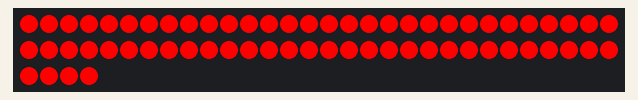
Simulated run of this sketch. Board: Arduino Uno, built with avr-gcc and run on an emulated ATmega328P. Parts: 64 RGB LEDs in strip order, left to right, continuing on the next row.

Above: at 0.1 s.

The sketch:

ledmatrix.ino
```cpp
#include <Adafruit_NeoPixel.h>

#define PIN 6
#define NUMPIXELS 64

Adafruit_NeoPixel matrix(NUMPIXELS, PIN, NEO_GRB + NEO_KHZ800);

void setup() {
  matrix.begin();
  matrix.clear();

  for(int i = 0; i < NUMPIXELS; i++) {
    matrix.setPixelColor(i, matrix.Color(255, 0, 0)); // Red
  }

  matrix.show();
}

void loop() {
}
```
